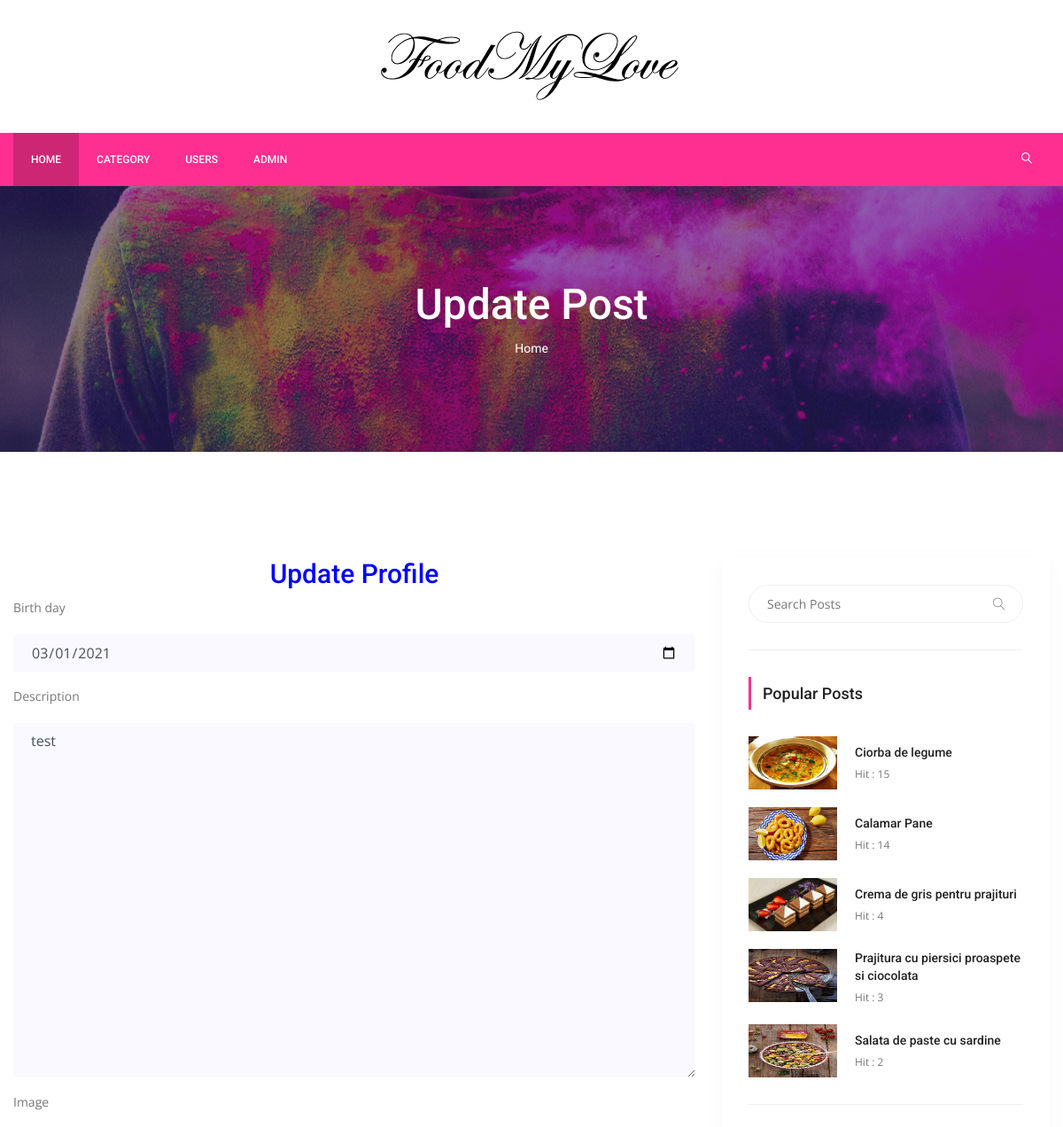
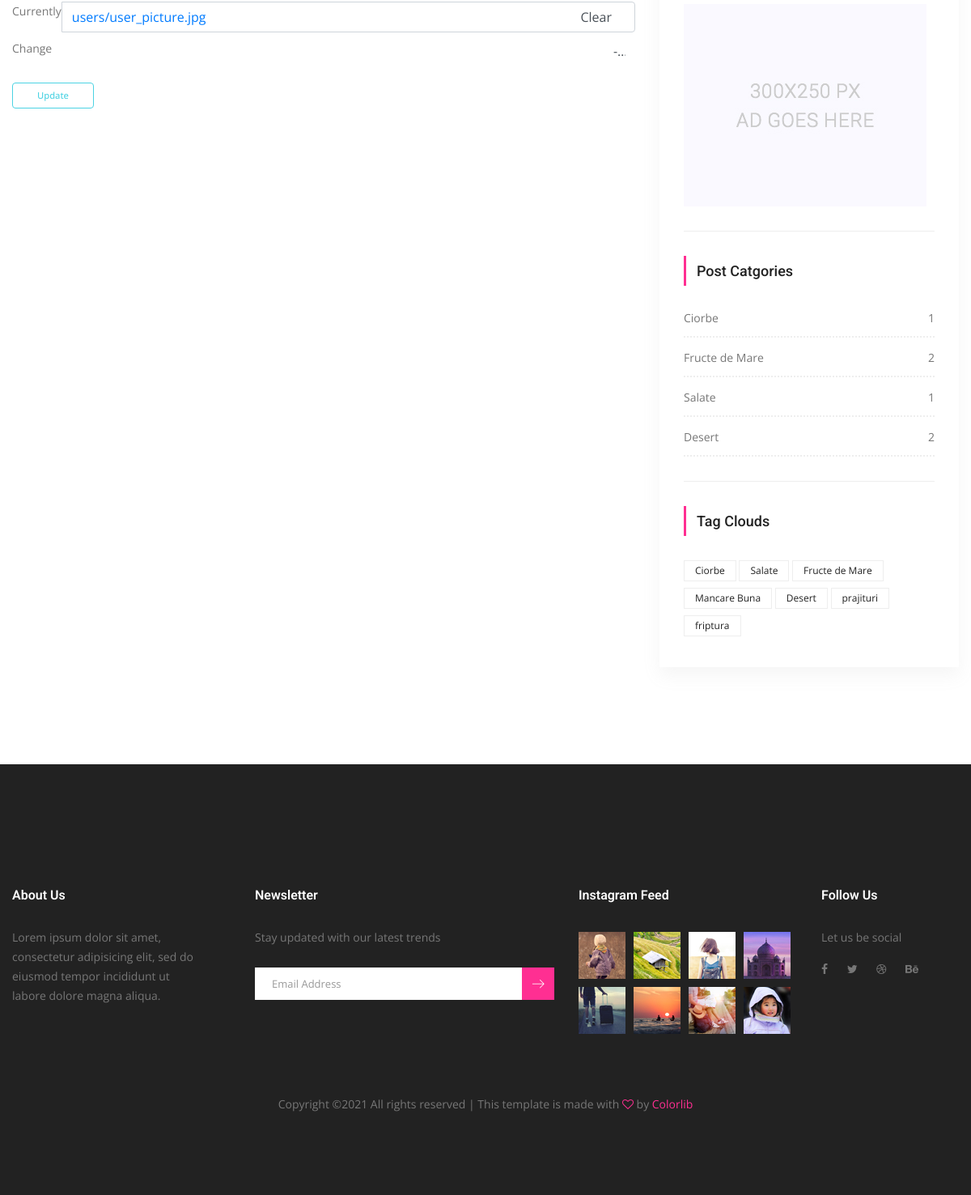
The app's page /users/update-profile/admin/ (signed in) with its own data (2 pictures, top to bottom).
### users/models.py (models this page shows, shortened)
class UserProfile(models.Model):
    user = models.OneToOneField(settings.AUTH_USER_MODEL,
                                on_delete=models.CASCADE)
    birth_day = models.DateField(null=True, blank=True)
    description = models.TextField(max_length=500, blank=True)
    image = models.ImageField(blank=True,
                              null=True,
                              default='users/user_picture.jpg',
                              upload_to='users')
    slug = models.SlugField(editable=False)

### posts/models.py (models this page shows, shortened)
class Post(models.Model):
    title = models.CharField(max_length=150)
    content = models.TextField()
    publishing_date = models.DateTimeField(auto_now=True)
    image = models.ImageField(blank=True, null=True, upload_to='uploads/')
    user = models.ForeignKey(settings.AUTH_USER_MODEL,
                             on_delete=models.CASCADE)
    slug = models.SlugField(default='slug', editable=False)
    category = models.ForeignKey(Category,
                                 on_delete=models.CASCADE,
                                 default=1,
                                 related_name='posts')
    tag = models.ManyToManyField(Tag, related_name='posts', blank=True)
    slider_post = models.BooleanField(default=False)
    hit = models.PositiveIntegerField(default=0)

class Category(models.Model):
    title = models.CharField(max_length=150)
    slug = models.SlugField(editable=False)
    def post_count(self):
        return self.posts.all().count()

class Tag(models.Model):
    title = models.CharField(max_length=50)
    slug = models.SlugField(editable=False)
    def __str__(self):
        return self.title

### users/views.py (the view, shortened to what this page needs)
@method_decorator(login_required(login_url='/users/login'), name="dispatch")
class UserProfileUpdateView(SuccessMessageMixin, UpdateView):
    model = UserProfile
    template_name = 'users/profile-update.html'
    form_class = UserProfileForm
    success_message = "Your Profile Has Been Updated!!!"
    def get(self, request, *args, **kwargs):
        self.object = self.get_object()
        if self.object.user != request.user:
            return HttpResponseRedirect('/')
        return super(UserProfileUpdateView, self).get(request, *args, **kwargs)

### users/forms.py
class UserProfileForm(forms.ModelForm):
    def __init__(self, *args, **kwargs):
        super(UserProfileForm, self).__init__(*args, **kwargs)
        self.helper = FormHelper()
        self.helper.form_method = 'post'
        self.helper.field_class = 'mt-10'
        self.helper.layout = Layout(
            Field("birth_day", css_class="single-input"),
            Field("description", css_class="single-input"),
            Field("image", css_class="single-input"),
        )
        self.helper.add_input(
            Submit('submit',
                   'Update',
                   css_class="genric-btn success-border medium"))
    class Meta:
        model = UserProfile
        fields = ('birth_day', 'description', 'image')
        widgets = {'birth_day': forms.DateInput(attrs={'type': 'date'})}

### posts/templatetags/custom_tags.py (called while the page is built)
@register.simple_tag(name='categories')
def all_categories():
    return Category.objects.all()

@register.simple_tag(name='tags')
def all_tags():
    return Tag.objects.all()

@register.simple_tag(name='hit_posts')
def hit_posts():
    return Post.objects.order_by('-hit')[:5]

### templates/users/profile-update.html
{% extends 'base.html' %}
{% load static %}
{% load crispy_forms_tags %}
{% block content %}
        <section class="banner_area">
            <div class="banner_inner d-flex align-items-center">
            	<div class="overlay bg-parallax" data-stellar-ratio="0.9" data-stellar-vertical-offset="0" data-background=""></div>
				<div class="container">
					<div class="banner_content text-center">
						<h2>Update Post</h2>
						<div class="page_link">
							<a href="{% url 'index' %}">Home</a>
						</div>
					</div>
				</div>
            </div>
        </section>
        <section class="blog_area p_120">
            <div class="container">
                <div class="row">
                    <div class="col-lg-8">
                        <h2 style="text-align:center;color:blue">Update Profile</h2>
                        <div class="blog_left_sidebar">
                            {% crispy form %}
                        </div>
                    </div>
                    {% include 'right_side.html' %}
                </div>
            </div>
        </section>
       {% endblock %}

### templates/base.html (shortened to what this page needs)
{% load static %}
{% load custom_tags %}
<!doctype html>
<html lang="en">
    <head>
        <link rel="stylesheet" href="{% static "css/bootstrap.css" %}">
        <link rel="stylesheet" href="{% static "vendors/linericon/style.css" %}">
        <link rel="stylesheet" href="{% static "css/font-awesome.min.css" %}">
        <link rel="stylesheet" href="{% static "vendors/owl-carousel/owl.carousel.min.css" %}">
        <link rel="stylesheet" href="{% static "vendors/lightbox/simpleLightbox.css" %}">
        <link rel="stylesheet" href="{% static "vendors/nice-select/css/nice-select.css" %}">
        <link rel="stylesheet" href="{% static "vendors/animate-css/animate.css" %}">
        <link rel="stylesheet" href="{% static "vendors/jquery-ui/jquery-ui.css" %}">
        <link rel="stylesheet" href="{% static "css/style.css" %}">
        <link rel="stylesheet" href="{% static "css/responsive.css" %}">
    </head>
    <body>
        <header class="header_area">
            <div class="logo_part">
            	<div class="container">
            		<a class="logo" href="{% url 'index' %}"><img src="{% static "img/logo.png" %}" alt=""></a>
            	</div>
            </div>
			<div class="main_menu">
				<nav class="navbar navbar-expand-lg navbar-light">
					<div class="container">
						<div class="collapse navbar-collapse offset" id="navbarSupportedContent">
							<ul class="nav navbar-nav menu_nav">
								<li class="nav-item active"><a class="nav-link" href="{% url 'index' %}">Home</a></li>
                                <li class="nav-item submenu dropdown">
									<a href="#" class="nav-link dropdown-toggle" data-toggle="dropdown" role="button" aria-haspopup="true" aria-expanded="false">Category</a>
                                    {% categories as categories %}
                               </li>
								<li class="nav-item"><a class="nav-link" href="{% url 'users:user_list' %}">Users</a></li>
                                {% if user.is_authenticated %}
								<li class="nav-item submenu dropdown">
									<a href="#" class="nav-link dropdown-toggle" data-toggle="dropdown" role="button" aria-haspopup="true" aria-expanded="false">{{ user.username }}</a>
								</li>
                                {% else %}
								<li class="nav-item"><a class="nav-link" href="{% url 'users:register' %}">Register</a></li>
								<li class="nav-item"><a class="nav-link" href="{% url 'users:login' %}">Login</a></li>
                                {% endif %}
							</ul>
							<ul class="nav navbar-nav navbar-right ml-auto">
								<li class="nav-item"><a href="#" class="search"><i class="lnr lnr-magnifier"></i></a></li>
							</ul>
						</div>
					</div>
				</nav>
			</div>
        </header>
        {% block content %}
        {% endblock %}
        <footer class="footer-area">
            <div class="container">
                <div class="row">
                    <div class="col-lg-3  col-md-6 col-sm-6">
                        <div class="single-footer-widget">
                            <h6 class="footer_title">About Us</h6>
                            <p>Lorem ipsum dolor sit amet, consectetur adipisicing elit, sed do eiusmod tempor incididunt ut labore dolore magna aliqua.</p>
                        </div>
                    </div>
                    <div class="col-lg-4 col-md-6 col-sm-6">
                        <div class="single-footer-widget">
                            <h6 class="footer_title">Newsletter</h6>
                            <p>Stay updated with our latest trends</p>
                            <div id="mc_embed_signup">
                                <form target="_blank" action="https://spondonit.us12.list-manage.com/subscribe/post?u=1462626880ade1ac87bd9c93a&amp;id=92a4423d01" method="get" class="subscribe_form relative">
                                    <div class="input-group d-flex flex-row">
                                        <input name="EMAIL" placeholder="Email Address" onfocus="this.placeholder = ''" onblur="this.placeholder = 'Email Address '" required="" type="email">
                                        <button class="btn sub-btn"><span class="lnr lnr-arrow-right"></span></button>
                                    </div>
                                </form>
                            </div>
                        </div>
                    </div>
                    <div class="col-lg-3 col-md-6 col-sm-6">
                        <div class="single-footer-widget instafeed">
                            <h6 class="footer_title">Instagram Feed</h6>
                            <ul class="list instafeed d-flex flex-wrap">
                                <li><img src="{% static "img/instagram/Image-01.jpg" %}" alt=""></li>
                                <li><img src="{% static "img/instagram/Image-02.jpg" %}" alt=""></li>
                                <li><img src="{% static "img/instagram/Image-03.jpg" %}" alt=""></li>
                                <li><img src="{% static "img/instagram/Image-04.jpg" %}" alt=""></li>
                                <li><img src="{% static "img/instagram/Image-05.jpg" %}" alt=""></li>
                                <li><img src="{% static "img/instagram/Image-06.jpg" %}" alt=""></li>
                                <li><img src="{% static "img/instagram/Image-07.jpg" %}" alt=""></li>
                                <li><img src="{% static "img/instagram/Image-08.jpg" %}" alt=""></li>
                            </ul>
                        </div>
                    </div>
                    <div class="col-lg-2 col-md-6 col-sm-6">
                        <div class="single-footer-widget f_social_wd">
                            <h6 class="footer_title">Follow Us</h6>
                            <p>Let us be social</p>
                            <div class="f_social">
                            	<a href="#"><i class="fa fa-facebook"></i></a>
								<a href="#"><i class="fa fa-twitter"></i></a>
								<a href="#"><i class="fa fa-dribbble"></i></a>
								<a href="#"><i class="fa fa-behance"></i></a>
                            </div>
                        </div>
                    </div>
                </div>
                <div class="row footer-bottom d-flex justify-content-between align-items-center">
                    <p class="col-lg-12 footer-text text-center">
Copyright &copy;<script>document.write(new Date().getFullYear());</script> All rights reserved | This template is made with <i class="fa fa-heart-o" aria-hidden="true"></i> by <a href="https://colorlib.com" target="_blank">Colorlib</a>
</p>
                </div>
            </div>
        </footer>
    </body>
</html>

### templates/right_side.html
{% load static %}
{% load custom_tags %}
 <div class="col-lg-4">
    <div class="blog_right_sidebar">
        <aside class="single_sidebar_widget search_widget">
            <form action="{% url 'search' %}" method="GET">
                <div class="input-group">
                    <input type="text" class="form-control" placeholder="Search Posts" name='q'>
                    <span class="input-group-btn">
                        <button class="btn btn-default" type="button"><i class="lnr lnr-magnifier"></i></button>
                    </span>
                </div>
            </form>
            <div class="br"></div>
        </aside>
        <aside class="single_sidebar_widget popular_post_widget">
            <h3 class="widget_title">Popular Posts</h3>
            {% hit_posts as posts %}
            {% for post in posts %}
            <div class="media post_item">
                <img src="{{ post.image.url }}" alt="post" style="width: 100px; height: 60px;">
                <div class="media-body">
                    <a href="{% url 'detail' post.pk post.slug %}"><h3>{{ post.title }}</h3></a>
                    <p>Hit : {{ post.hit }}</p>
                </div>
            </div>
            {% endfor %}
            <div class="br"></div>
        </aside>
        <aside class="single_sidebar_widget">
            <a href="#"><img class="img-fluid" src="{% static "img/blog/add.jpg" %}" alt=""></a>
            <div class="br"></div>
        </aside>
        <aside class="single_sidebar_widget post_category_widget">
            <h4 class="widget_title">Post Catgories</h4>
            <ul class="list cat-list">
                {% categories as categories %}
                {% for category in categories %}
                <li>
                    <a href="{% url 'category_detail' pk=category.id slug=category.slug %}" class="d-flex justify-content-between">
                        <p>{{ category.title }}</p>
                        <p>{{ category.post_count }}</p>
                    </a>
                </li>
                {% endfor %}
            </ul>
            <div class="br"></div>
        </aside>
        <aside class="single-sidebar-widget tag_cloud_widget">
            <h4 class="widget_title">Tag Clouds</h4>
            <ul class="list">
                {% tags as labels %}
                {% for label in labels %}
                <li><a href="{% url 'tag_detail' label.slug %}">{{ label }}</a></li>
                {% endfor %}
            </ul>
        </aside>
    </div>
</div>

### static/css/responsive.css (style rules this page uses)
@media (max-width:1619px) { .header_area .navbar .search { margin-left: 40px; } }

### records on screen
UserProfile: birth_day "03/01/2021", description "test"
Post: image (picture), title "Ciorba de legume", hit "15"
Post: image (picture), title "Calamar Pane", hit "14"
Post: image (picture), title "Crema de gris pentru prajituri", hit "4"
Post: image (picture), title "Prajitura cu piersici proaspete si ciocolata", hit "3"
Post: image (picture), title "Salata de paste cu sardine", hit "2"
Category: title "Ciorbe", post_count "1"
Category: title "Fructe de Mare", post_count "2"
Category: title "Salate", post_count "1"
Category: title "Desert", post_count "2"
Tag: title "Ciorbe"
Tag: title "Salate"
Tag: title "Fructe de Mare"
Tag: title "Mancare Buna"
Tag: title "Desert"
Tag: title "prajituri"
Tag: title "friptura"

### other values on screen
{{ user.username }} "ADMIN"
